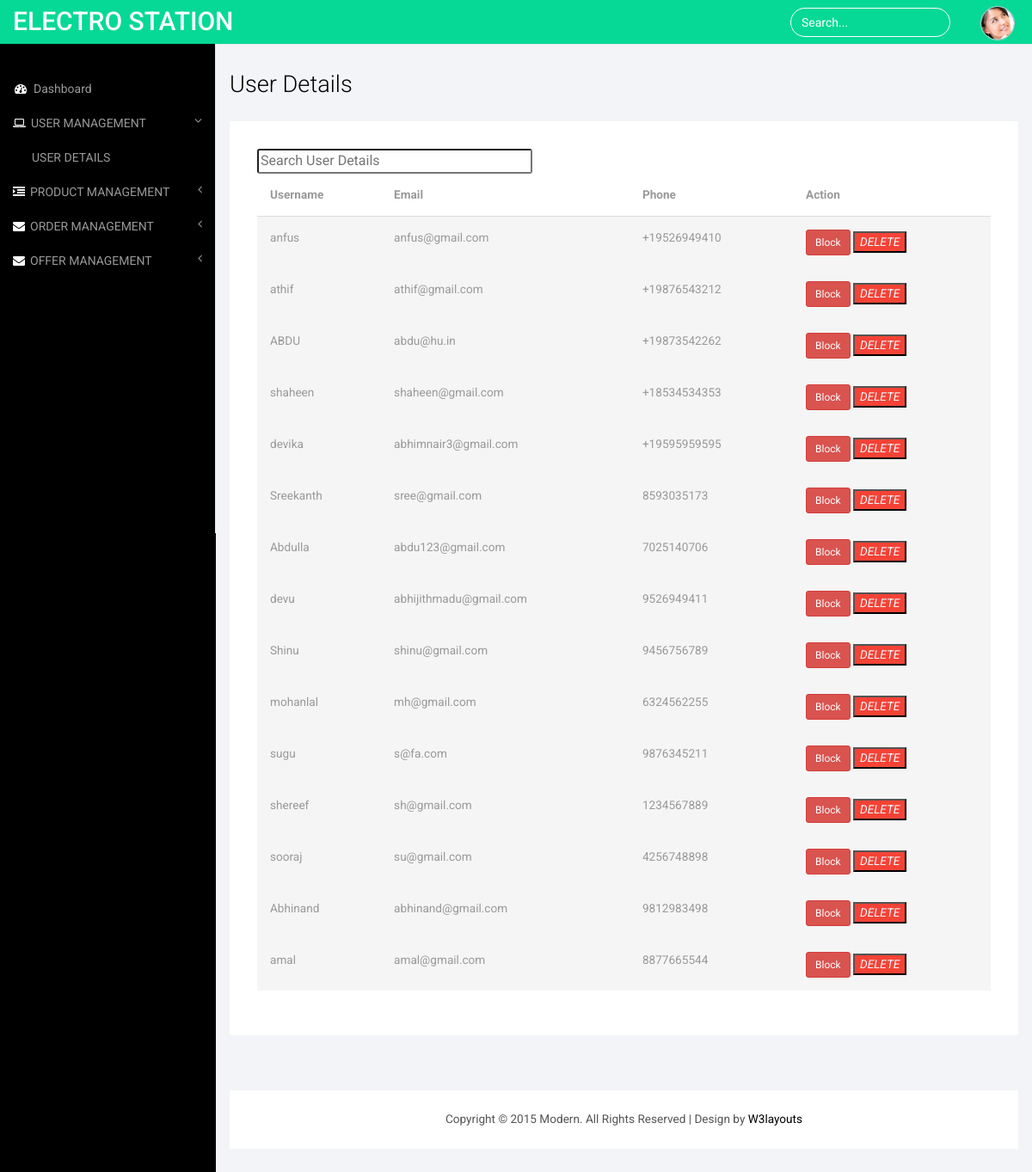
Page /user_details (signed in) on the committed database.
### ecomapp/models.py (models this page shows)
class UserData(AbstractUser):
    email = models.EmailField(unique=True)
    phone = models.CharField(max_length=20)

### ecomapp/views.py (the view)
# urls.py: path('user_details',views.user_details,name='user_details'),
@cache_control(no_cache=True, must_revalidate=True, no_store=True)
def user_details(request):
    if request.session.has_key('is_logged'):
        userdetail = UserData.objects.exclude(is_superuser=1)
        return render(request,'user_details.html',{'userdetail':userdetail})
    else:
        return redirect('admin_login')

### ecomapp/context_processors.py (called while the page is built)
def menu_link(request):
    links = Category.objects.all()
    return dict(links=links)

def counter(request):
    cart_count=0
    if 'admin' in request.path:
        return{}
    else:
        try:
            cart= Cart.objects.filter(cart_id=_cart_id(request))
            if request.user.is_authenticated:
                cart_items=CartItem.objects.all().filter(user=request.user)
            else:
                cart_items= CartItem.objects.all().filter(cart=cart[:1])
            for cart_item in cart_items:
                cart_count += cart_item.quantity
        except Cart.DoesNotExist:
            cart_count =0
    return dict(cart_count=cart_count)

### ecomapp/views.py (called while the page is built)
def _cart_id(request):
    cart= request.session.session_key
    if not cart:
        cart=request.session.create()
    return cart

### templates/user_details.html (shortened to what this page needs)
{% load static %}
<!DOCTYPE HTML>
<html>
<head>
<link href="{% static 'css/bootstrap.min.css' %}" rel='stylesheet' type='text/css' />
<link href="{% static 'css/style.css' %}" rel='stylesheet' type='text/css' />
<link href="{% static 'css/font-awesome.css' %}" rel="stylesheet">
</head>
<body>
<div id="wrapper">
        <nav class="top1 navbar navbar-default navbar-static-top" role="navigation" style="margin-bottom: 0">
            <div class="navbar-header">
                <a class="navbar-brand" href="index.html">ELECTRO STATION</a>
            </div>
            <ul class="nav navbar-nav navbar-right">
			    <li class="dropdown">
	        		<a href="#" class="dropdown-toggle avatar" data-toggle="dropdown"><img src="{% static 'images/1.png' %}" alt=""/></a>
	      		</li>
			</ul>
      <form class="navbar-form navbar-right">
        <input type="text" class="form-control" value="Search..." onfocus="this.value = '';" onblur="if (this.value == '') {this.value = 'Search...';}">
      </form>
      <div class="navbar-default sidebar" role="navigation">
        <div class="sidebar-nav navbar-collapse">
            <ul class="nav" id="side-menu">
                <li>
                    <a href="{% url 'admin_panel' %}"><i class="fa fa-dashboard fa-fw nav_icon"></i>Dashboard</a>
                </li>
                <li>
                    <a href="#"><i class="fa fa-laptop nav_icon"></i>USER MANAGEMENT<span class="fa arrow"></span></a>
                    <ul class="nav nav-second-level">
                        <li>
                            <a href="{% url 'user_details' %}">USER DETAILS</a>
                        </li>
                    </ul>
                </li>
                <li>
                  <a href="#"><i class="fa fa-indent nav_icon"></i>PRODUCT MANAGEMENT<span class="fa arrow"></span></a>
              </li>
                <li>
                    <a href="#"><i class="fa fa-envelope nav_icon"></i>ORDER MANAGEMENT<span class="fa arrow"></span></a>
                </li>
                <li>
                  <a href="#"><i class="fa fa-envelope nav_icon"></i>OFFER MANAGEMENT<span class="fa arrow"></span></a>
              </li>
              </ul>
          </div>
      </div>
  </nav>
        <div id="page-wrapper">
        <div class="col-md-12 graphs">
	   <div class="xs">
  	 <h3>User Details</h3>
  	<div class="bs-example4" data-example-id="contextual-table">
        <input type="text" id="searchbox" style="width: 20rem; border-radius: 3px;" placeholder="Search User Details"
        class="my-2 ml-2" onkeyup="searchrecords()">
    <table class="table">
      <thead>
        <tr>
          <th>Username</th>
          <th>Email</th>
          <th>Phone</th>
          <th>Action</th>
        </tr>
      </thead>
      <tbody>
        {% for use in userdetail %}
        <tr class="active">
          <td>{{use.username}}</td>
          <td>{{use.email}}</td>
          <td>{{use.phone}}</td>
          <td>
            {% if use.is_active == True %}
            <a href="{% url 'user_block' use.id %}" class="settings"  data-toggle="tooltip"><button  class="btn btn-sm btn-danger">Block</button></a>
            {% else %}
            <a href="{% url 'user_unblock' use.id %}" class="settings"  data-toggle="tooltip"><button class="btn btn-sm btn-primary">UnBlock</button></a>
             {% endif %}
            <button style="background: #F44336;" onclick="return confirm ('are you sure Do you want to delete') ? window.location.href='{% url 'user_delete' use.id %}' : '' " > <i class="material-icons" style="color: aliceblue;">DELETE</i></button>
         </td>
        </tr>
        {% endfor %}
      </tbody>
    </table>
   </div>
  <div class="copy_layout">
      <p>Copyright © 2015 Modern. All Rights Reserved | Design by <a href="http://w3layouts.com/" target="_blank">W3layouts</a> </p>
  </div>
   </div>
      </div>
   </div>
<link href="{% static 'css/custom.css' %}" rel="stylesheet">
</body>
</html>

### static/css/style.css (style rules this page uses)
h4, h5, h6, h1, h2, h3 { margin-top: 0; }
ul, ol { margin: 0; }
p { margin: 0; }
html, body { font-family: 'Roboto', sans-serif; font-size: 100%; background:#000; overflow-x: hidden; }
body a { transition:0.5s all; -webkit-transition:0.5s all; -moz-transition:0.5s all; -o-transition:0.5s all; -ms-transition:0.5s all; }
.navbar .navbar-nav li a { padding: 0 10px; line-height: 56px; position: relative; }
.navbar .navbar-nav li .dropdown-toggle.avatar img { height: 40px; -webkit-border-radius: 50em; -moz-border-radius: 50em; border-radius: 50em; border: 1px solid #c0cadd; margin-top: -4px; }
.navbar-default.sidebar { background-color: #000; font-family: 'Roboto', sans-serif; }
nav.top1.navbar.navbar-default.navbar-static-top { background-color:rgb(6, 217, 149); font-family: 'Roboto', sans-serif; }
.navbar-default .navbar-brand { color: #fff !important; font-size: 30px; font-weight: 500; }
.navbar-right { margin-right: 10px !important; }
.navbar-right li { display:inline-block; }
i.nav_icon { color: #fff; margin-right:6px; }
.sidebar ul li a { color: #999; font-size:14px; }
.form-control { background: none !important; border: 1px solid #fff !important; border-radius: 20px !important; box-shadow: none !important; }
.navbar-form.navbar-right input[type="text"] { color: #fff; }
form.navbar-form.navbar-right { margin:9px 0 0 0; }
ul.nav.navbar-nav.navbar-right { height: 51px; }
.sidebar-nav.navbar-collapse { margin: 2em 0 0 0; }
.copy p, .copy_layout p { font-size:0.85em; color:#555; }
.copy p a, .copy_layout p a { color:#000; }
.graphs { padding: 2em 1em; background: #f2f4f8; font-family: 'Roboto', sans-serif; }
.bs-example4 { background: #fff; padding: 2em; }
.xs h3, .widget_head { color:#000; font-size:1.7em; font-weight:300; margin-bottom: 1em; }
.table > thead > tr > th, .table > tbody > tr > th, .table > tfoot > tr > th, .table > thead > tr > td, .table > tbody > tr > td, .table > tfoot > tr > td { border-top: none !important; }
.table > thead > tr > th, .table > tbody > tr > th, .table > tfoot > tr > th, .table > thead > tr > td, .table > tbody > tr > td, .table > tfoot > tr > td { font-size: 0.85em; color: #999; }
.table td, .table>tbody>tr>td, .table>tbody>tr>th, .table>tfoot>tr>td, .table>tfoot>tr>th, .table>thead>tr>td, .table>thead>tr>th { padding:15px !important; }
.table > thead > tr > th { border-bottom: 1px solid #ddd !important; }
.copy_layout { padding:1.5em 0; background:#fff; text-align:center; margin: 4em 0 0em 0; }

### static/css/custom.css (style rules this page uses)
#wrapper { width: 100%; }
#page-wrapper { min-height: 568px; background-color: #fff; }
@media (min-width:768px) { #page-wrapper { position: inherit; margin: 0 0 0 250px; border-left: 1px solid #e7e7e7; } }
.sidebar .sidebar-nav.navbar-collapse { padding-right: 0; padding-left: 0; }
.sidebar .arrow { float: right; }
.sidebar .fa.arrow:before { content: "\f104"; }
.sidebar .active>a>.fa.arrow:before { content: "\f107"; }
.sidebar .nav-second-level li, .sidebar .nav-third-level li { border-bottom: 0!important; }
.sidebar .nav-second-level li a { padding-left: 37px; }
@media (min-width:768px) { .sidebar { z-index: 1; position: absolute; width: 250px; margin-top: 51px; } }

### rows in the picture
UserData: username "anfus", email "anfus@gmail.com", phone "+19526949410", is_active "Block"
UserData: username "athif", email "athif@gmail.com", phone "+19876543212", is_active "Block"
UserData: username "ABDU", email "abdu@hu.in", phone "+19873542262", is_active "Block"
UserData: username "shaheen", email "shaheen@gmail.com", phone "+18534534353", is_active "Block"
UserData: username "devika", email "abhimnair3@gmail.com", phone "+19595959595", is_active "Block"
UserData: username "Sreekanth", email "sree@gmail.com", phone "8593035173", is_active "Block"
UserData: username "Abdulla", email "abdu123@gmail.com", phone "7025140706", is_active "Block"
UserData: username "devu", email "abhijithmadu@gmail.com", phone "9526949411", is_active "Block"
UserData: username "Shinu", email "shinu@gmail.com", phone "9456756789", is_active "Block"
UserData: username "mohanlal", email "mh@gmail.com", phone "6324562255", is_active "Block"
UserData: username "sugu", email "s@fa.com", phone "9876345211", is_active "Block"
UserData: username "shereef", email "sh@gmail.com", phone "1234567889", is_active "Block"
UserData: username "sooraj", email "su@gmail.com", phone "4256748898", is_active "Block"
UserData: username "Abhinand", email "abhinand@gmail.com", phone "9812983498", is_active "Block"
UserData: username "amal", email "amal@gmail.com", phone "8877665544", is_active "Block"
